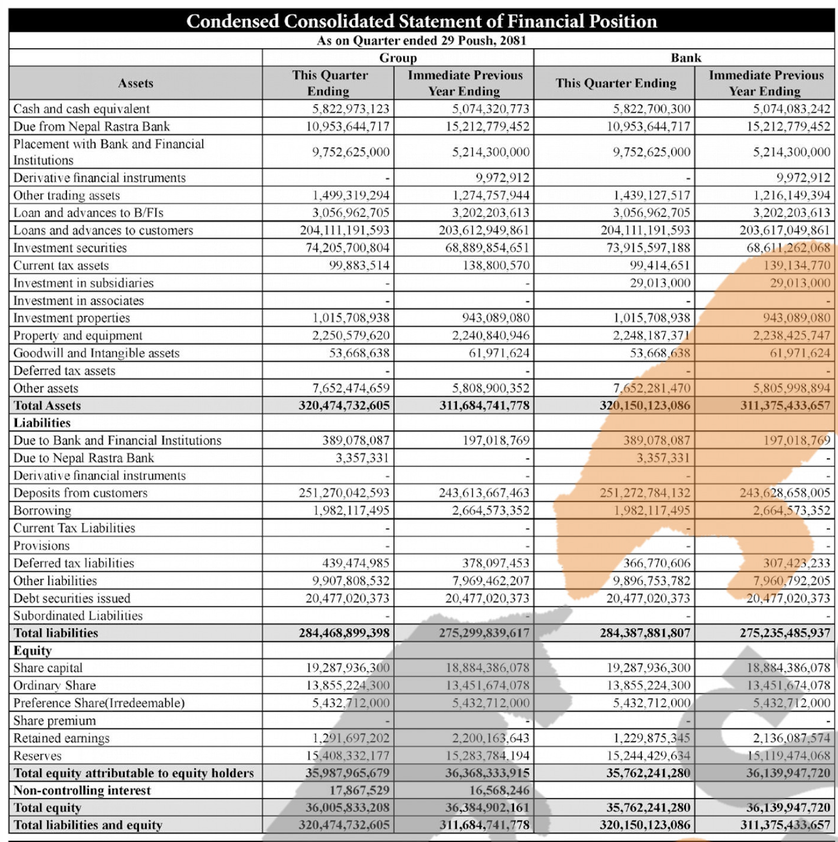
#> input picture image.png, 838 x 842 px, shrunk from 1526 x 1534 before the run
$ jupyter execute --allow-errors main.ipynb
#> lines starting #> are read from the running program, lines starting #| are printed output that depends on the picture; after the words box and inside, x2 and y2 are one past the last pixel; in counts of white or black regions, pixels touching at a corner belong together
[cell 1]
from PIL import Image
import pytesseract
import re
import pandas as pd

[cell 2]
# Load the new image
image_path = "image.png"
image = Image.open(image_path)
#> image is the input picture: PIL image 838x842 RGBA; mean R, G, B, A 211.8, 208, 204.6, 255

# Perform OCR to extract text from the image
#> (the rest of this cell did not finish here and is left out)

#> (a cell that did not finish here is left out)

#> (a cell that did not finish here is left out)

[cell 5]
# Re-extracting structured rows manually

structured_data = []

# Identifying numeric values and mapping them to headers
#> (the rest of this cell did not finish here and is left out)

[cell 6]
structured_data

[cell 7]
# Convert extracted structured data into a DataFrame
df_extracted = pd.DataFrame(structured_data, columns=["Assets", "Group (This Quarter)", "Group (Previous Year)", "Bank (This Quarter)", "Bank (Previous Year)"])

[cell 8]
df_extracted

[cell 9]
import cv2
import pytesseract
import numpy as np
import pandas as pd

# Load the image
image_path = "image.png"
image = cv2.imread(image_path, cv2.IMREAD_GRAYSCALE)
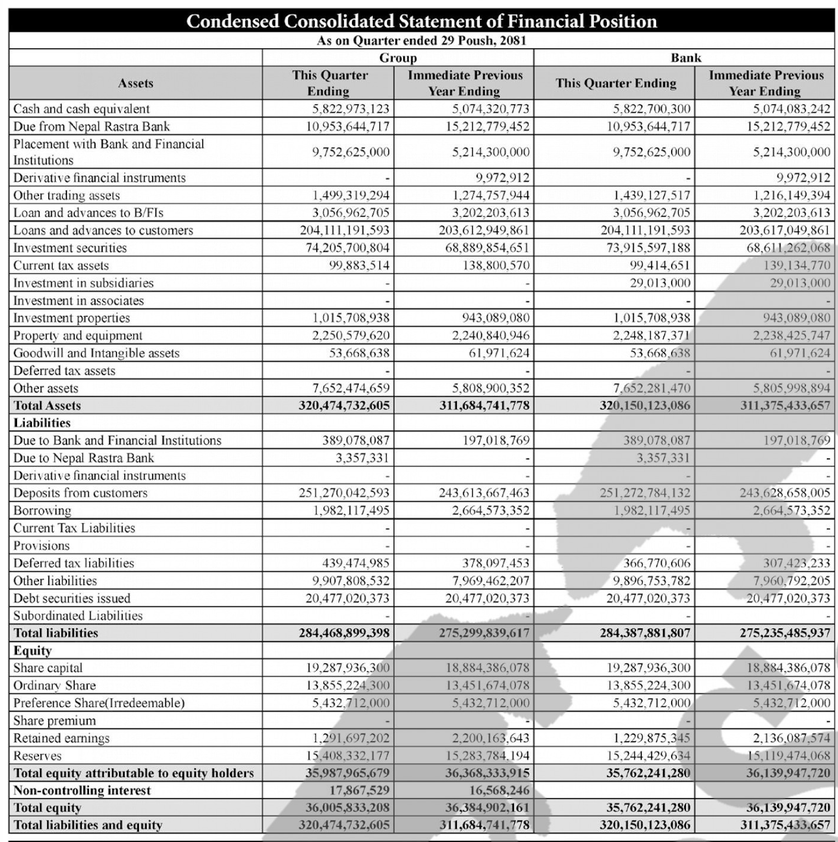
#> image: shape (842, 838); min 0, max 255, mean 208.7

# Apply adaptive thresholding to improve table visibility
thresh = cv2.adaptiveThreshold(image, 255, cv2.ADAPTIVE_THRESH_GAUSSIAN_C, cv2.THRESH_BINARY, 11, 2)
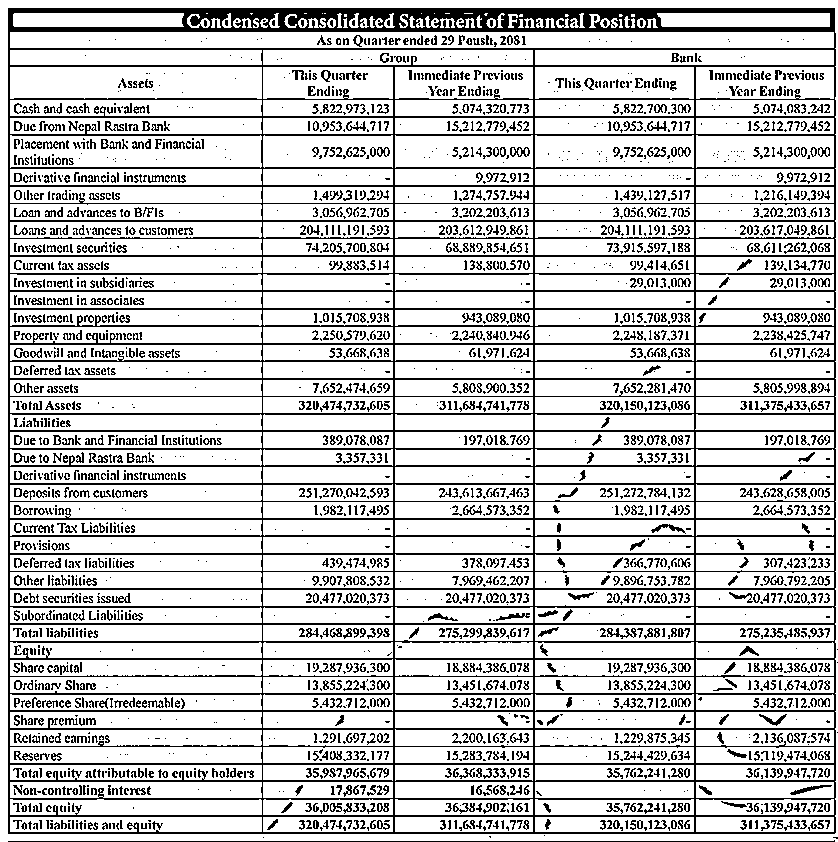
#> thresh: shape (842, 838); 78.4% white; black in thin lines or dots

# Detect horizontal and vertical lines to find table structure
horizontal_kernel = cv2.getStructuringElement(cv2.MORPH_RECT, (40, 1))
vertical_kernel = cv2.getStructuringElement(cv2.MORPH_RECT, (1, 40))

# Detect lines
horizontal_lines = cv2.morphologyEx(thresh, cv2.MORPH_OPEN, horizontal_kernel)
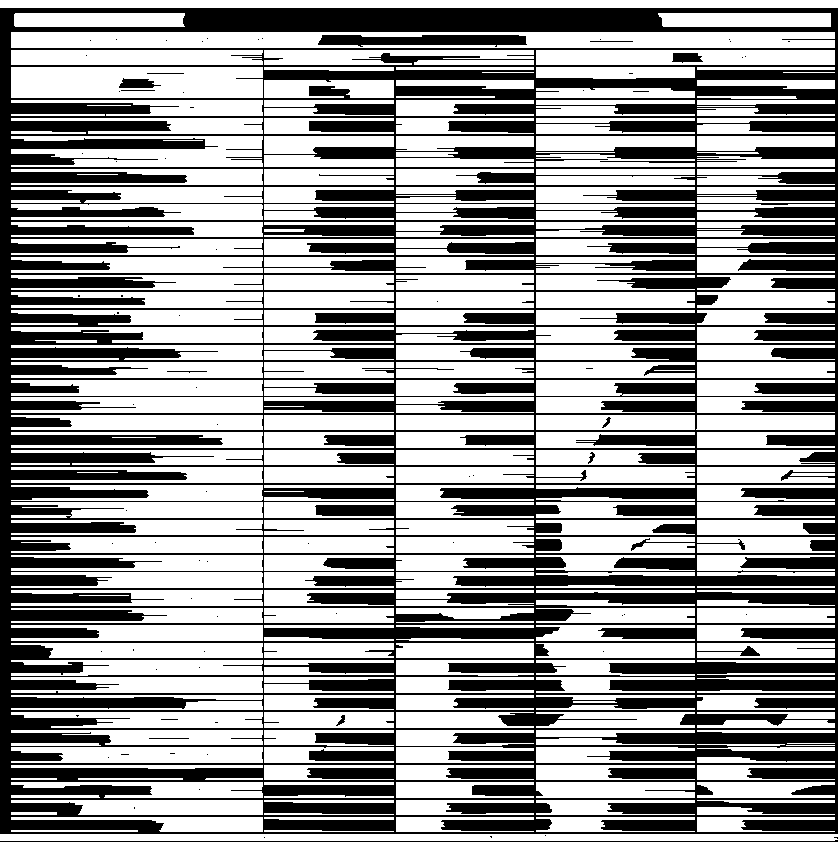
#> horizontal_lines: shape (842, 838); 59.2% white; 81 black regions (68 under 20 px), largest, box (x1, y1, x2, y2) and area: (0, 8, 838, 834) 284362, (318, 35, 527, 47) 1940, (0, 840, 838, 842) 841
vertical_lines = cv2.morphologyEx(thresh, cv2.MORPH_OPEN, vertical_kernel)
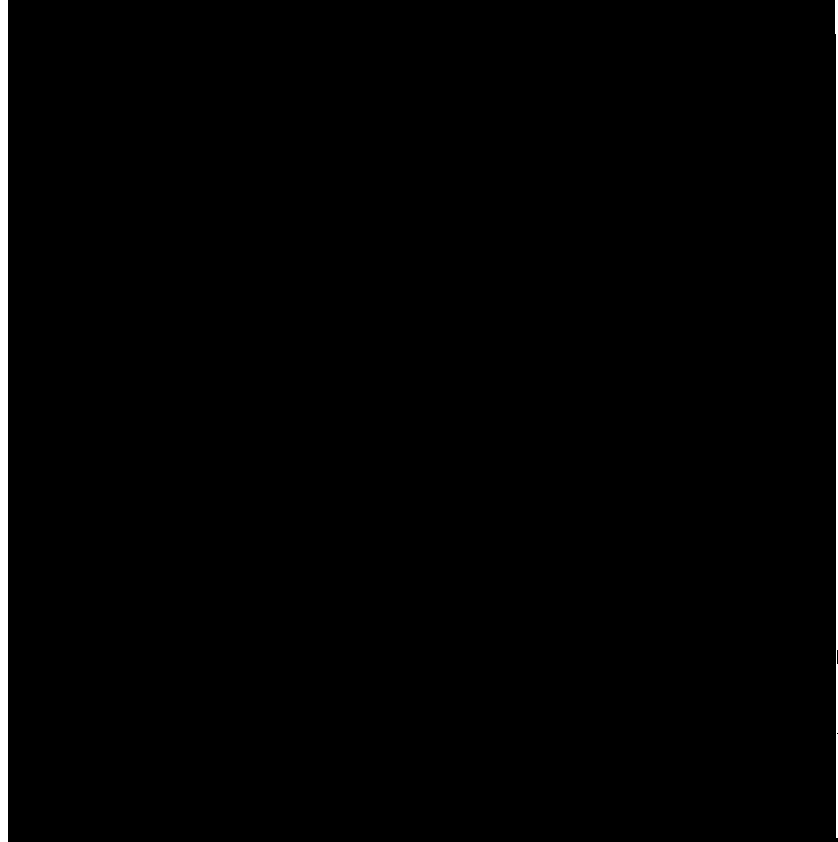
#> vertical_lines: shape (842, 838); 1.2% white; 2 white regions

# Combine both line masks
table_structure = cv2.addWeighted(horizontal_lines, 0.5, vertical_lines, 0.5, 0)
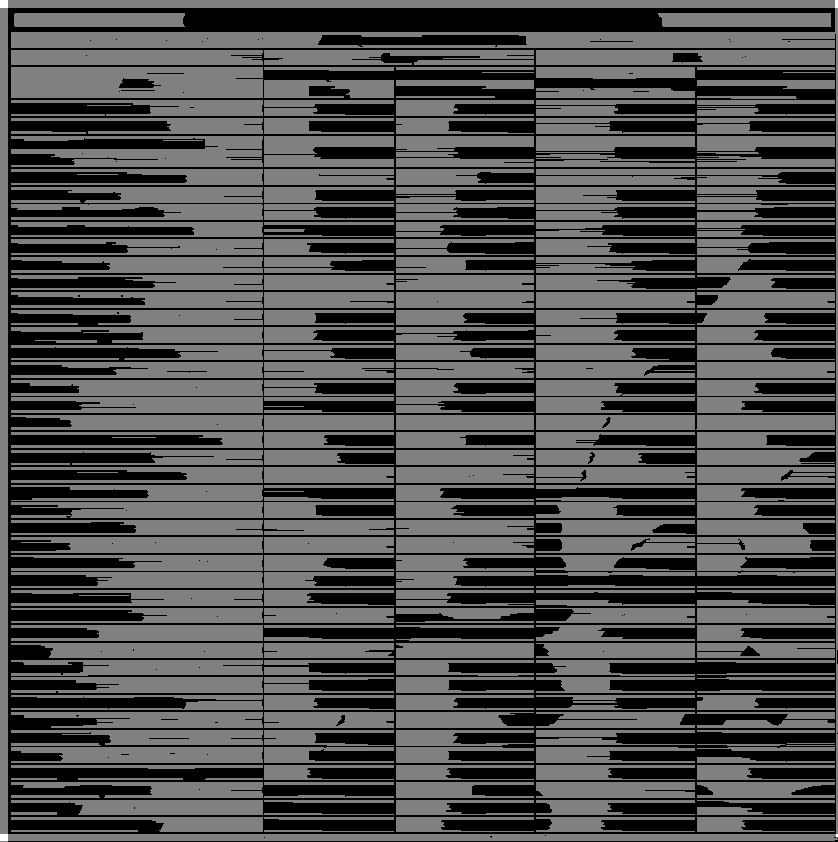
#> table_structure: shape (842, 838); min 0, max 255, mean 77.3

# Find contours of table cells
contours, _ = cv2.findContours(table_structure, cv2.RETR_TREE, cv2.CHAIN_APPROX_SIMPLE)
#> contours = 395 contours, 85 with area under 20; largest, box (x1, y1, x2, y2) and area: (0, 0, 838, 842) 703069, (7, 7, 837, 835) 673312, (11, 67, 263, 98) 7477, (11, 136, 263, 167) 4392, (536, 50, 835, 65) 4172

# Sort contours from top to bottom and left to right
contours = sorted(contours, key=lambda x: (cv2.boundingRect(x)[1], cv2.boundingRect(x)[0]))

# Extract text from each detected cell
extracted_data = []
#> (the rest of this cell did not finish here and is left out)
